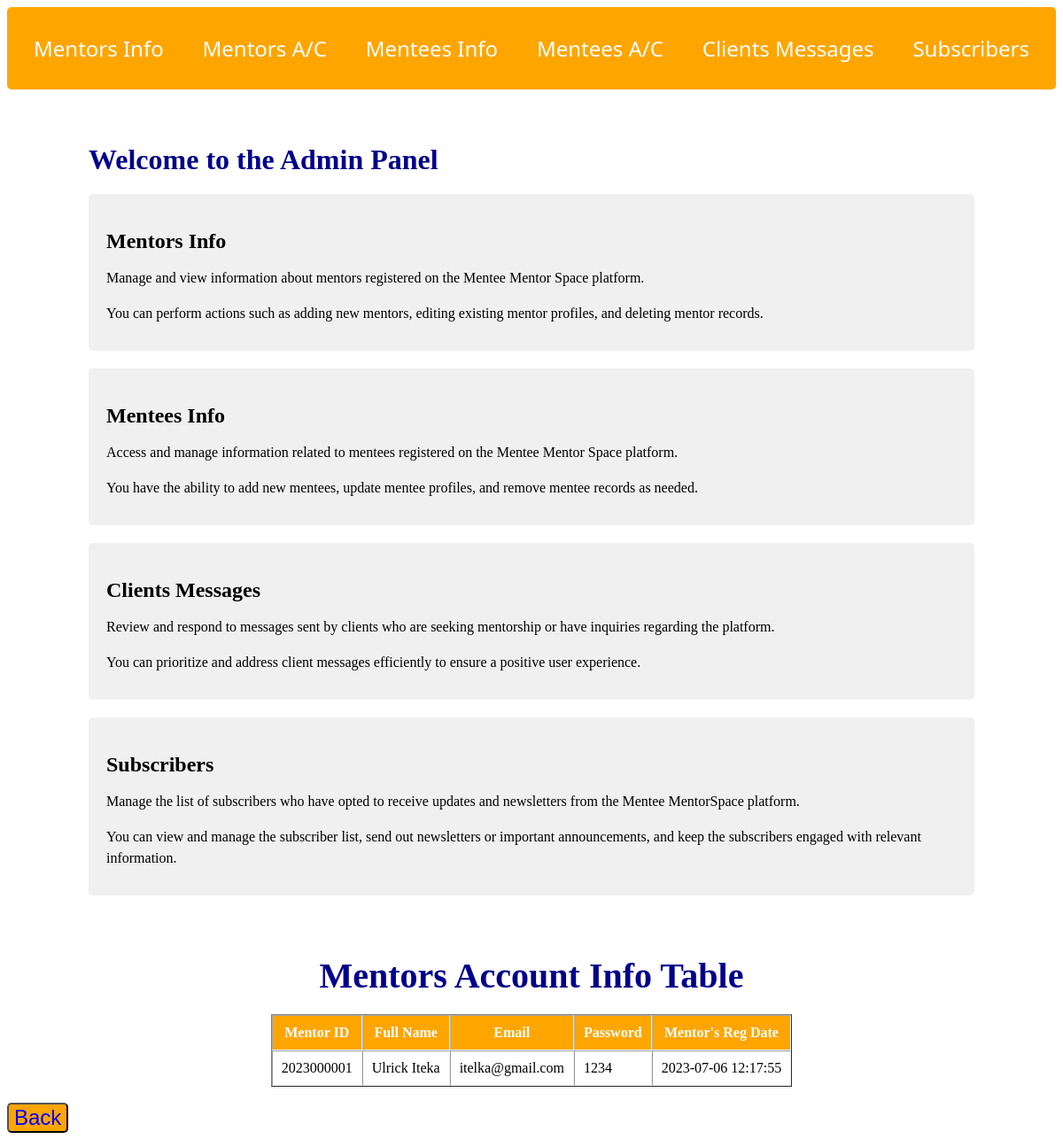
Screenshot of /mentors_acc_table.php with the database file from the repository.
### tables this page shows
CREATE TABLE IF NOT EXISTS `mentors` (
  `Mentor_id` int NOT NULL AUTO_INCREMENT,
  `Name` varchar(255) NOT NULL,
  `Email` varchar(255) NOT NULL,
  `Password` varchar(255) NOT NULL,
  `Mentor_reg_date` datetime DEFAULT CURRENT_TIMESTAMP,
  PRIMARY KEY (`Mentor_id`)
);

### mentors_acc_table.php (the view, shortened to what this page needs)
<?php
$s = "localhost";
$u = "root";
$p = "";
$db = "menteementorspace";
$con = mysqli_connect($s, $u, $p, $db);
$sql = "SELECT * FROM mentors";
$result = mysqli_query($con, $sql);
include 'header.php';
?>
<center>
  <h1 style="color: darkblue; font-family: tahoma; font-weight: bold; font-size: 40px;">Mentors Account Info Table</h1>
  <table border="1" cellspacing="0" cellpadding="10" >
    <tr bgcolor="orange" style="border-color: white; color: white;">
      <th>Mentor ID</th>
      <th>Full Name</th>
      <th>Email</th>
      <th>Password</th>
      <th>Mentor's Reg Date</th>
    </tr>
    <?php
    if(mysqli_num_rows($result))
    {
      while ($rows = mysqli_fetch_assoc($result))
      {
    ?>
    <tr bgcolor="white" style="border-color: orange; border: 1px">
      <td><?php echo $rows['Mentor_id']; ?> </td>
      <td><?php echo $rows['Name']; ?> </td>
      <td><?php echo $rows['Email']; ?> </td>
      <td><?php echo $rows['Password']; ?> </td>
      <td><?php echo $rows['Mentor_reg_date']; ?> </td>
    </tr>
    <?php
      }
    }
    else
    {
      echo"<h1 style='color: orange; font-family: agency fb; font-weight: bold'>Sorry, your table is empty"."</h1>";
    }
    ?>
  </table>
</center>
  <form action="index.php" method="POST">
      <button type="submit" class="btn" style="color: blue; background-color: orange; border-radius: 5px; font-size: 24px;">Back</button>
    </form>

### header.php (style rules this page uses)
body { background-color: white; }
h1 { color: darkblue; font-size: 32px; margin-bottom: 20px; }

### rows the page displays
mentors: Mentor_id "2023000001", Name "Ulrick Iteka", Email "itelka@gmail.com", Password "1234", Mentor_reg_date "2023-07-06 12:17:55"
